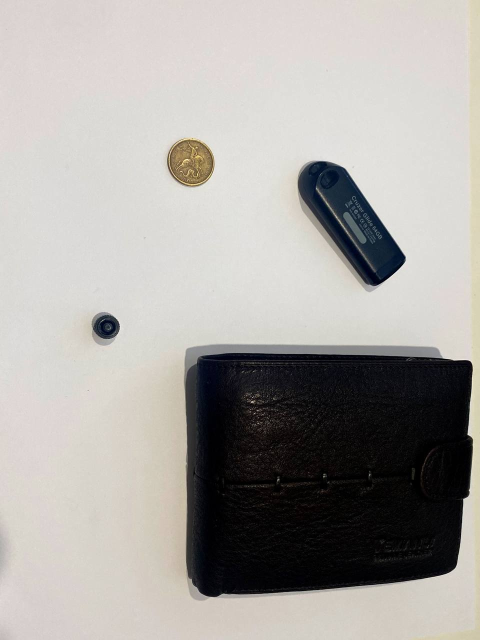
#> input picture items2.jpg, 960 x 1280 px (shown at 1/2 size)
$ python CV.py
#> lines starting #> are read from the running program, lines starting #| are printed output that depends on the picture; after the words box and inside, x2 and y2 are one past the last pixel; in counts of white or black regions, pixels touching at a corner belong together
import cv2
import numpy as np
from math import inf
orig_image = cv2.imread('items2.jpg')
#> orig_image is the input picture: shape (1280, 960, 3); mean B, G, R 162.3, 166.1, 169.2

image = cv2.imread('items2.jpg', 0)
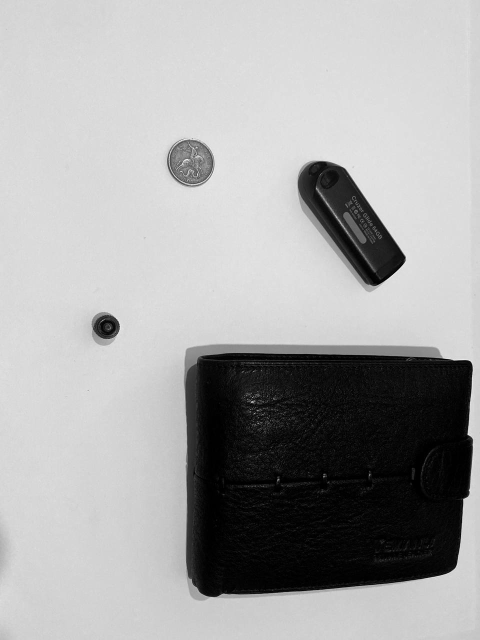
#> image: shape (1280, 960) (shown at 1/2 size); min 0, max 255, mean 166.6
adaptive_thresh_gaussian = cv2.adaptiveThreshold(image, 255,
cv2.ADAPTIVE_THRESH_GAUSSIAN_C, cv2.THRESH_BINARY_INV, 15, 2)
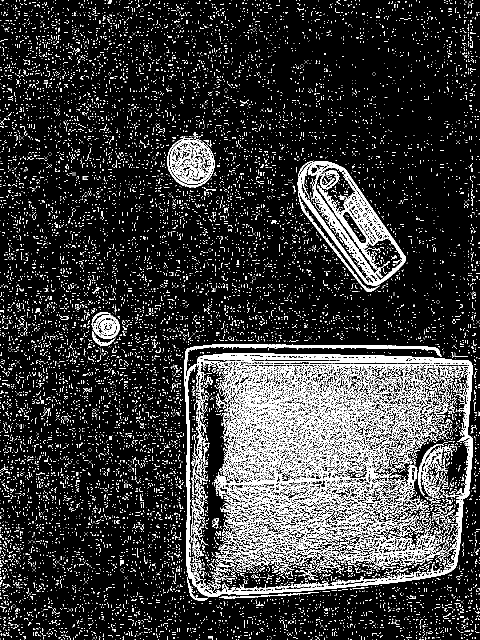
#> adaptive_thresh_gaussian: shape (1280, 960) (shown at 1/2 size); 15.3% white in thin lines or dots

contours, hierarchy = cv2.findContours(adaptive_thresh_gaussian, cv2.RETR_EXTERNAL, cv2.CHAIN_APPROX_NONE)
#> contours = 11451 contours, 11440 with area under 20; largest, box (x1, y1, x2, y2) and area: (368, 688, 946, 1194) 260665, (595, 322, 812, 572) 26104, (334, 276, 429, 375) 6328, (185, 630, 240, 678) 1876, (596, 382, 760, 584) 834


objects_contours = []
min_obj = []
min_area = inf
min_coords = []

max_obj = []
max_area = 0
max_coords = []

for contour in contours:
    area = cv2.contourArea(contour)
    if(area > 1000):
        objects_contours.append(contour)
        M = cv2.moments(contour)
        if M["m00"] != 0:
            cX = int(M["m10"] / M["m00"])  # X-координата центра масс
            cY = int(M["m01"] / M["m00"])  # Y-координата центра масс
            cv2.circle(orig_image, (cX, cY), 5, (255, 0, 0), -1)  # Рисуем кружок вокруг центр
        if (area < min_area):
            min_obj = contour
            min_area = area
            min_coords = cX, cY
        if (area > max_area):
            max_obj = contour
            max_area = area
            max_coords = cX, cY
        cv2.drawContours(orig_image, contour, -1, (0, 0, 255), 3)
#> this loop made 11451 passes
#> (contour, area) on passes 1 to 3: ([[880, 1279]], 0), ([[816, 1279], [817, 1279]], 0), ([[808, 1279], [809, 1279]], 0)
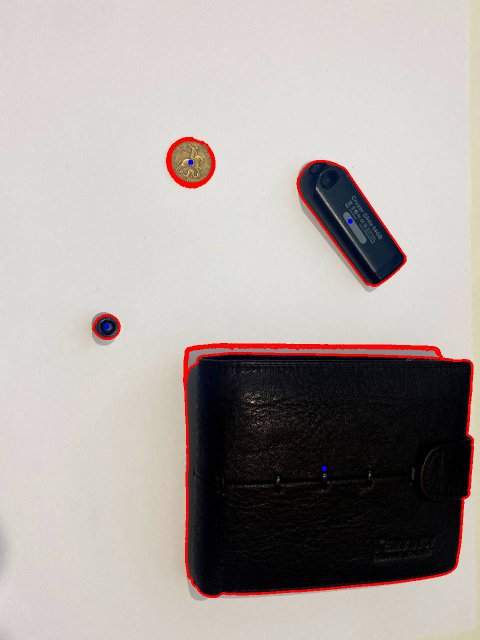
#> orig_image: shape (1280, 960, 3) (shown at 1/2 size); 1.77% of pixels changed, all inside (x1, y1, x2, y2) = (183, 274, 948, 1196)
#> after the loop, max_area = 260665; max_coords = (648, 937); max_obj = contour of 3184 points, box (x1, y1, x2, y2) (368, 688, 946, 1194), area 260665; min_area = 1875.5; min_coords = (213, 653); min_obj = contour of 149 points, box (x1, y1, x2, y2) (185, 630, 240, 678), area 1876; objects_contours = 4 contours; box (x1, y1, x2, y2) and area: (368, 688, 946, 1194) 260665, (595, 322, 812, 572) 26104, (334, 276, 429, 375) 6328, (185, 630, 240, 678) 1876


font                   = cv2.FONT_HERSHEY_SIMPLEX
#> font = 0

fontScale              = 1
fontColor              = (0,0,0)
thickness              = 2
lineType               = 2

cv2.putText(orig_image,f"num of objects: {len(objects_contours)}",
    (10,500),
    font,
    fontScale,
    fontColor,
    thickness,
    lineType)

cv2.putText(orig_image,f"biggest obj coords:(yellow) {max_coords}",
    (10,550),
    font,
    fontScale,
    (0, 255, 0),
    thickness,
    lineType)

cv2.putText(orig_image,f"smallest obj coords:(green) {min_coords} ",
    (10,600),
    font,
    fontScale,
    (0, 255, 255),
    thickness,
    lineType)
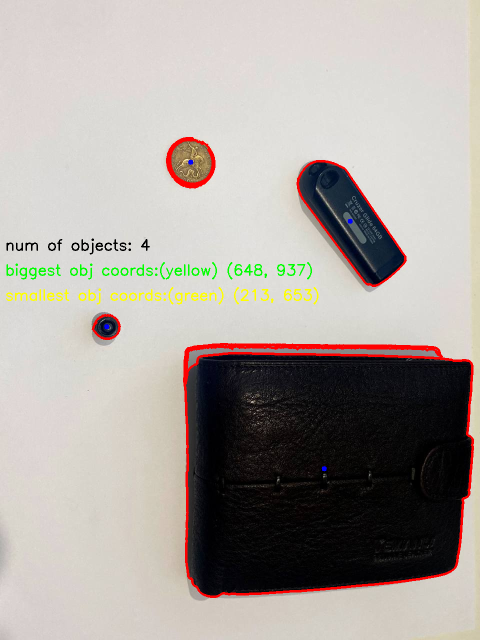
#> orig_image: shape (1280, 960, 3) (shown at 1/2 size); mean B, G, R 158.7, 164.1, 170.7

print(f"Количество обьектов: {len(objects_contours)}")
#| Количество обьектов: 4
print(f"координаты центра самого большого объекта(green): {max_coords}")
#| координаты центра самого большого объекта(green): (648, 937)
cv2.circle(orig_image, (max_coords), 5, (0, 255, 0), -1)
#> orig_image: shape (1280, 960, 3); 0.01% of pixels changed, all inside (x1, y1, x2, y2) = (643, 932, 654, 943)

print(f"координаты центра самого маленького объекта(yellow): {min_coords}")
#| координаты центра самого маленького объекта(yellow): (213, 653)
cv2.circle(orig_image, (min_coords), 5, (0, 255, 255), -1)
#> orig_image: shape (1280, 960, 3); mean B, G, R 158.7, 164.1, 170.7

cv2.imshow('Adaptive Thresholded Image (Gaussian)', adaptive_thresh_gaussian)
cv2.imshow('orig_image with Contours', orig_image)
cv2.waitKey(0)
cv2.destroyAllWindows()
